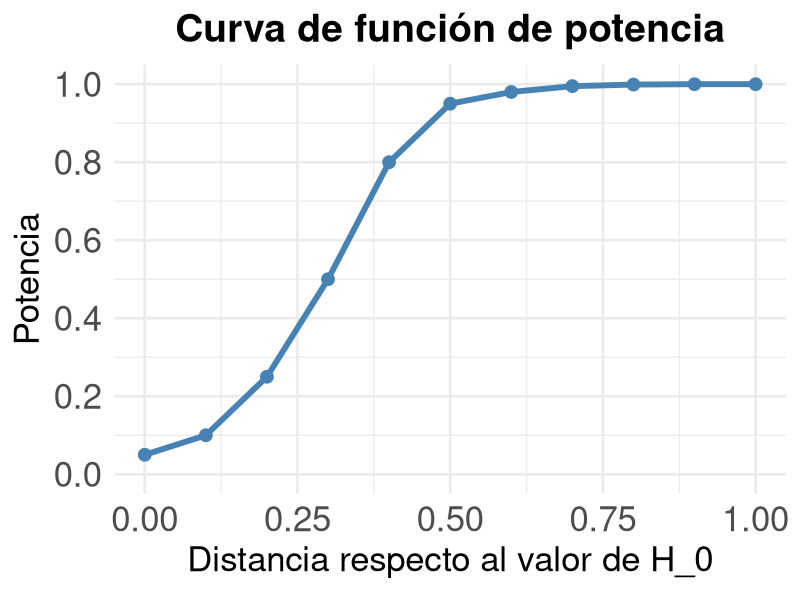

Reproduce this figure in R.
## ---- chunk 1
theta <- seq(0, 1, by = 0.1)

power <- c(0.05, 0.10, 0.25, 0.50, 0.80,
           0.95, 0.98, 0.995, 0.999, 1, 1)

library(ggplot2)

df <- data.frame(theta, power)

ggplot(df, aes(theta, power)) +
  geom_line(linewidth = 2, colour = "steelblue") +
  geom_point(size = 4, colour = "steelblue") +
  labs(
    title = "Curva de función de potencia",
    x = expression("Distancia respecto al valor de H_0"),
    y = "Potencia"
  ) +
  scale_y_continuous(
    limits = c(0, 1),
    breaks = seq(0, 1, 0.2)
  ) +
  theme_minimal(base_size = 20) +
  theme(
    plot.title = element_text(
      size = 28,
      face = "bold",
      hjust = 0.5
    ),
    axis.title = element_text(size = 25),
    axis.text = element_text(size = 25)
  )
